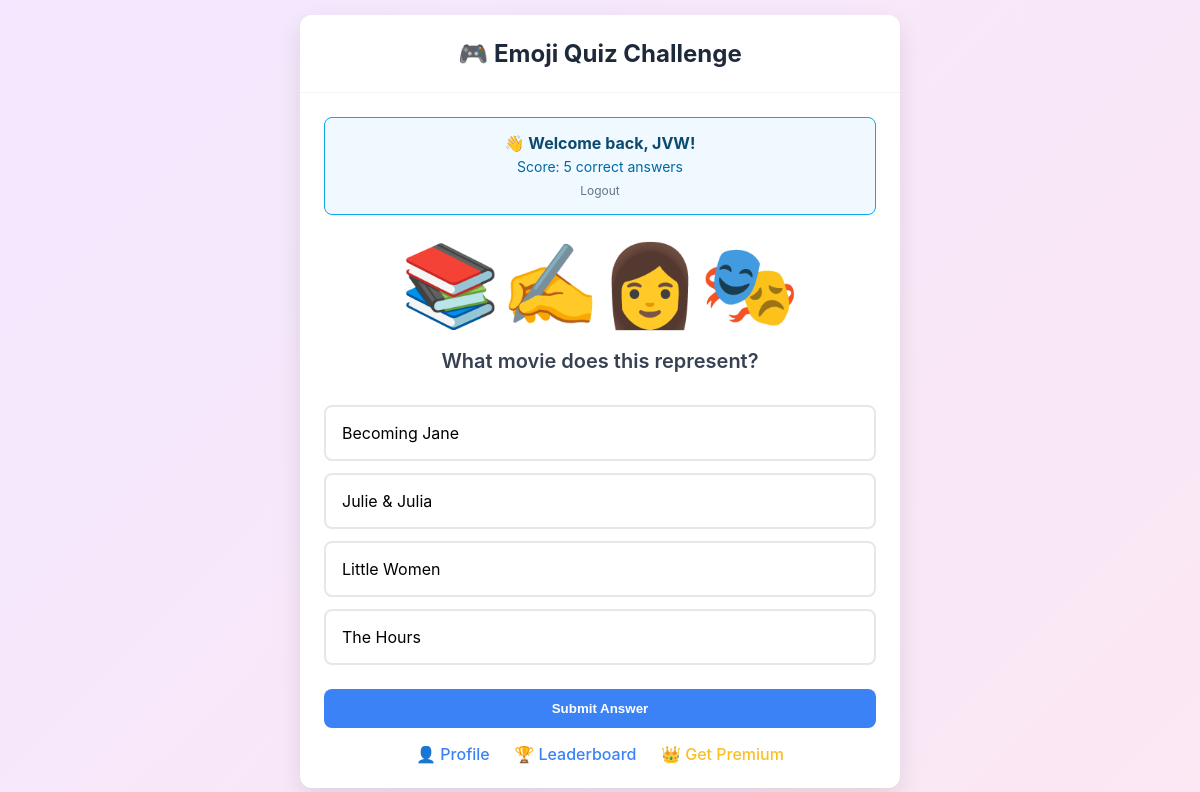
The app's page / (signed in) with its own data.
### quiz/models.py (models this page shows, shortened)
class Quiz(models.Model):
    emojis = models.CharField(max_length=200)
    question = models.CharField(max_length=200, default='What movie does this represent?')
    option1 = models.CharField(max_length=100, default='')
    option2 = models.CharField(max_length=100, default='')
    option3 = models.CharField(max_length=100, default='')
    option4 = models.CharField(max_length=100, default='')
    correct_index = models.IntegerField(default=0)  # 0-3 for options 1-4
    category = models.CharField(max_length=50, default='movie')
    @property
    def options(self):
        return [self.option1, self.option2, self.option3, self.option4]

### quiz/views.py (the view)
# urls.py: path('', views.home, name='home'),
def home(request):
    quiz = Quiz.objects.order_by('?').first()
    user_score = 0
    games_remaining = "Unlimited"
    if request.user.is_authenticated:
        try:
            profile, created = UserProfile.objects.get_or_create(user=request.user)
            user_score = Score.objects.filter(user=request.user, correct=True).count()
            games_remaining = profile.games_remaining()
            if not profile.can_play():
                return render(request, 'quiz/limit_reached.html', {
                    'games_remaining': games_remaining,
                    'is_premium': profile.is_premium
                })
        except:
            pass
    return render(request, 'quiz/home.html', {
        'quiz': quiz,
        'user_score': user_score,
        'games_remaining': games_remaining,
        'user_monthly_score': 0
    })

### quiz/models.py (called while the page is built)
    def can_play(self):
        today = timezone.now().date()
        if self.last_game_date != today:
            self.games_played_today = 0
            self.last_game_date = today
            self.save()
        if self.is_premium and (not self.premium_expires or timezone.now() < self.premium_expires):
            return True
        if self.extra_games > 0:
            return True
        return self.games_played_today < 30

    def games_remaining(self):
        if self.is_premium and (not self.premium_expires or timezone.now() < self.premium_expires):
            return "Unlimited"
        if self.extra_games > 0:
            return self.extra_games + (30 - self.games_played_today)
        return max(0, 30 - self.games_played_today)

### templates/quiz/home.html (shortened to what this page needs)
<!DOCTYPE html>
<html>
<head>
</head>
<body>
    <div class="card">
        <div class="header">
            <h1 class="title">🎮 Emoji Quiz Challenge</h1>
        </div>
        <div class="content">
            {% if not user.is_authenticated %}
                <div class="login-form">
                    <h3 style="margin-bottom: 16px; color: #374151;">Ready to Play?</h3>
                    <p style="margin-bottom: 20px; color: #6b7280;">Create an account to save your progress!</p>
                    <a href="/login/" class="btn">🚀 Create Account</a>
                </div>
            {% else %}
                <div class="user-info">
                    <div style="font-weight: bold; color: #0c4a6e; margin-bottom: 5px;">👋 Welcome back, {{ user.username }}!</div>
                    <div style="font-size: 14px; color: #0369a1;">Score: {{ user_score }} correct answers</div>
                    <a href="/logout/" style="color: #64748b; font-size: 12px; text-decoration: none; margin-top: 8px; display: inline-block;">Logout</a>
                </div>
                {% if quiz %}
                    <div class="emoji-display">
                        <div class="emoji">{{ quiz.emojis }}</div>
                        <h2 class="question">{{ quiz.question }}</h2>
                    </div>
                    <form id="quiz-form">
                        <div class="options">
                            {% for option in quiz.options %}
                            <div class="option" data-index="{{ forloop.counter0 }}">
                                {{ option }}
                            </div>
                            {% endfor %}
                        </div>
                        <button type="submit" class="btn" id="submit-btn" disabled style="width: 100%; border: none; cursor: pointer;">Submit Answer</button>
                    </form>
                {% else %}
                    <div style="text-align: center;">
                        <h3>🎉 No more questions!</h3>
                        <p>Check the leaderboard to see how you did!</p>
                    </div>
                {% endif %}
            {% endif %}
            <div class="nav-links">
                {% if user.is_authenticated %}
                <a href="/profile/" class="nav-link">👤 Profile</a>
                {% endif %}
                <a href="/leaderboard/" class="nav-link">🏆 Leaderboard</a>
                {% if user.is_authenticated and games_remaining != 'Unlimited' %}
                <a href="/premium/" class="nav-link" style="color: #fbbf24;">👑 Get Premium</a>
                {% endif %}
            </div>
        </div>
    </div>
</body>
</html>

### templates/quiz/home.html (style rules this page uses)
* { margin: 0; padding: 0; box-sizing: border-box; }
body { font-family: -apple-system, BlinkMacSystemFont, 'Segoe UI', Roboto, sans-serif; min-height: 100vh; background: linear-gradient(135deg, #f3e8ff 0%, #fce7f3 100%); display: flex; align-items: center; justify-content: center; padding: 15px; }
.card { background: white; border-radius: 12px; box-shadow: 0 10px 25px rgba(0,0,0,0.1); max-width: 600px; width: 100%; overflow: hidden; }
.header { padding: 24px; text-align: center; border-bottom: 1px solid #f1f5f9; }
.title { font-size: 24px; font-weight: bold; color: #1e293b; }
.content { padding: 24px; }
.btn { padding: 12px 24px; background: #3b82f6; color: white; text-decoration: none; border-radius: 8px; font-weight: 600; display: inline-block; }
.user-info { background: #f0f9ff; border: 1px solid #0ea5e9; border-radius: 8px; padding: 15px; margin-bottom: 20px; text-align: center; }
.emoji-display { text-align: center; margin-bottom: 32px; }
.emoji { font-size: 80px; margin-bottom: 16px; }
.question { font-size: 20px; font-weight: 600; color: #374151; margin-bottom: 24px; }
.options { display: grid; gap: 12px; margin-bottom: 24px; }
.option { padding: 16px; border: 2px solid #e5e7eb; border-radius: 8px; cursor: pointer; transition: all 0.2s; background: white; }
.nav-links { margin-top: 16px; text-align: center; }
.nav-link { color: #3b82f6; text-decoration: none; font-weight: 500; margin: 0 10px; }

### records on screen
Quiz: emojis "📚✍️👩🎭", question "What movie does this represent?", options "Becoming Jane" "Julie & Julia" "Little Women" "The Hours"

### other values on screen
{{ user.username }} "JVW"
{{ user_score }} "5"
